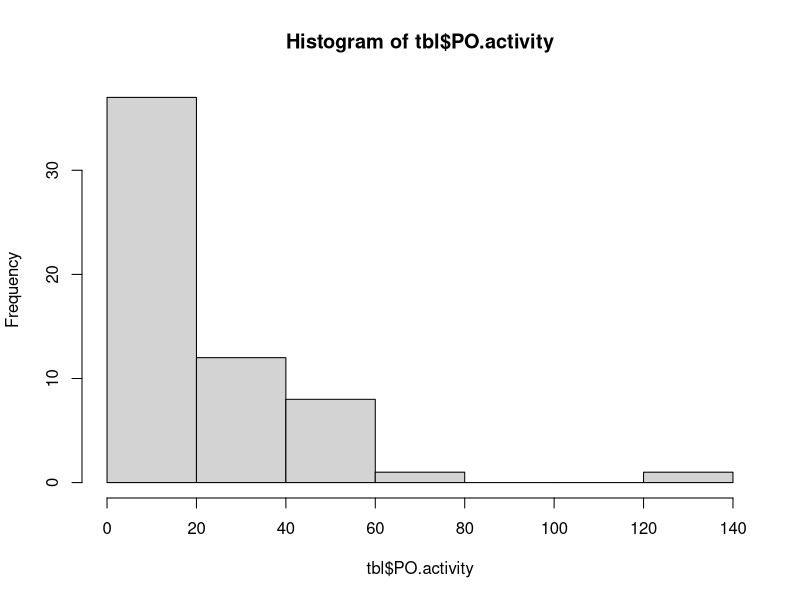
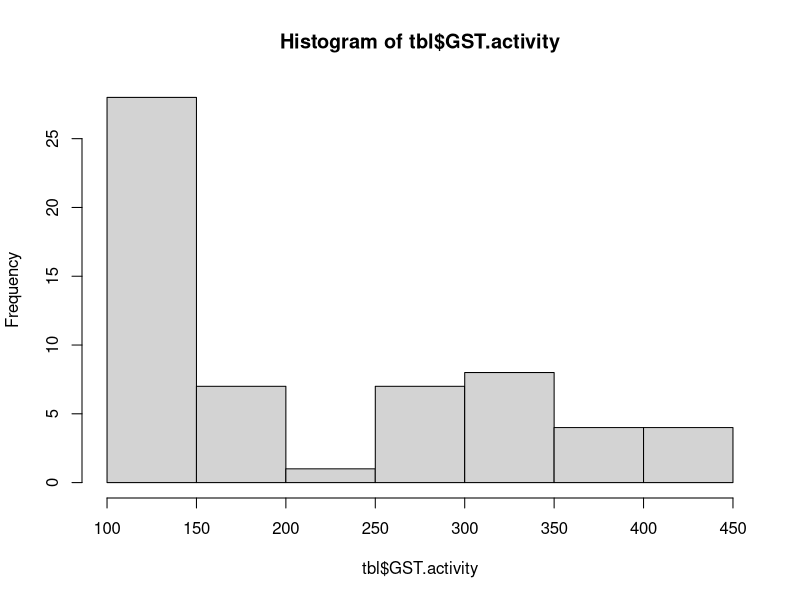
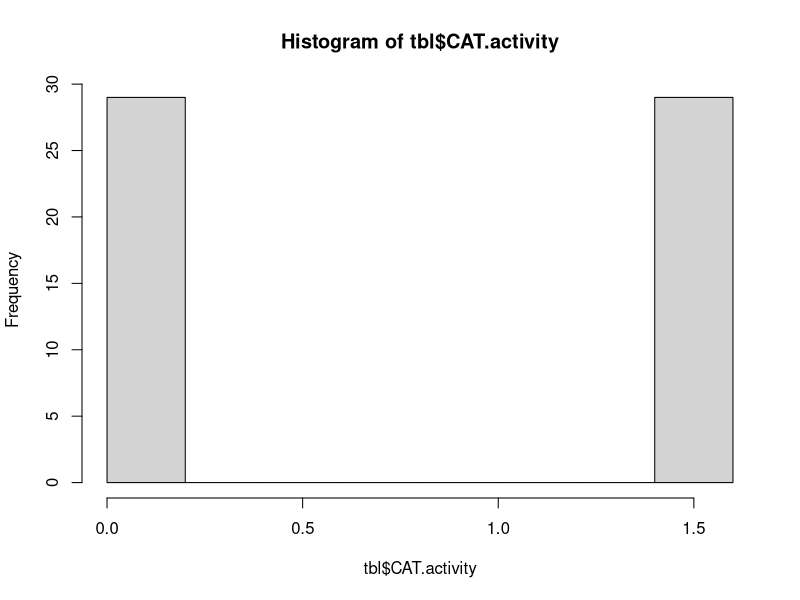
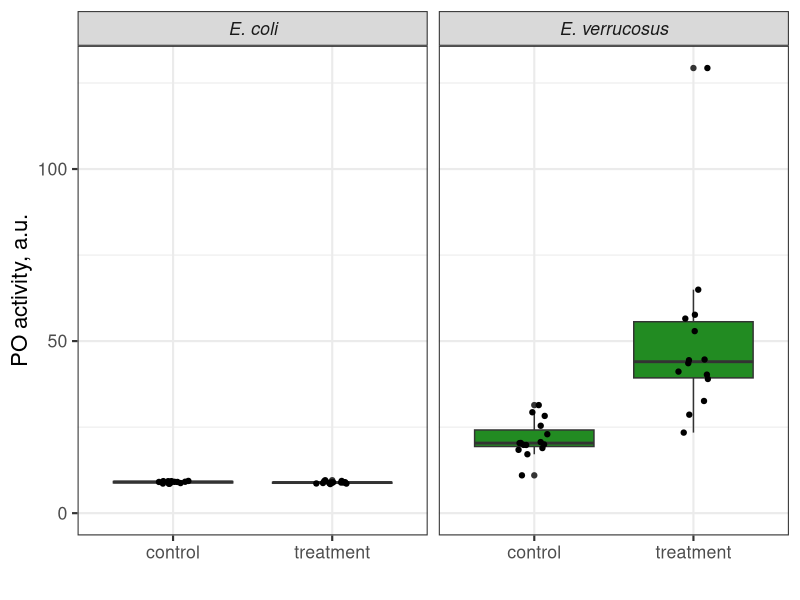
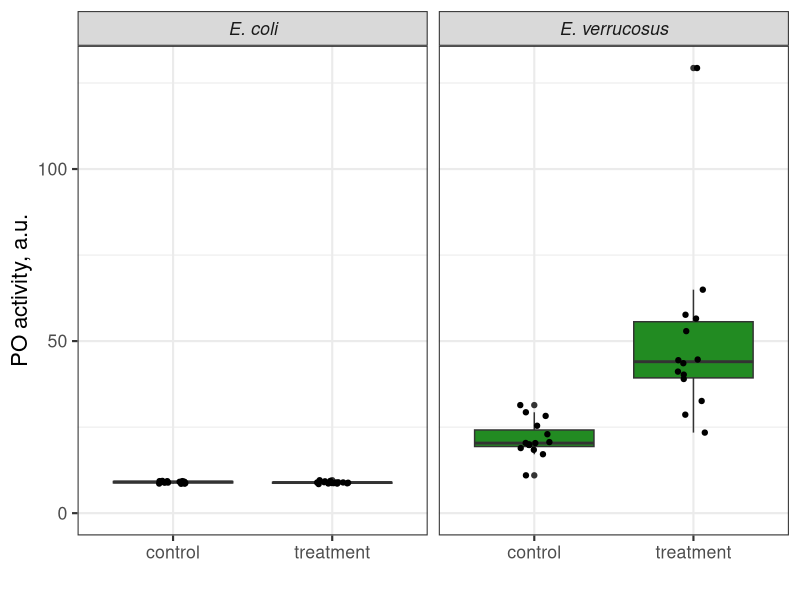

Recreate these plots in R, in order.
setwd ("C:\\Users\\User\\Desktop\\VosprIssled") # Установка рабочей директории

# Загрузка необходимых пакетов:
if (!("openxlsx" %in% installed.packages())) install.packages("openxlsx")
library (openxlsx)
if (!("ggplot2" %in% installed.packages())) install.packages("ggplot2")
library (ggplot2)
if (!("ggpubr" %in% installed.packages())) install.packages("ggpubr")
library(ggpubr)
if (!("scales" %in% installed.packages())) install.packages("scales")
library(scales)

tbl <- read.xlsx("Test_table_2.xlsx", sheet = 2) # Прочтение таблицы с данными

str(tbl) # Проверка прочитанной таблицы
hist(tbl$PO.activity)
hist(tbl$GST.activity)
hist(tbl$CAT.activity)

# Построение графиков:

plot.PO <- ggplot(data=tbl, aes(x=Group, y=PO.activity, fill=Species)) +
  expand_limits(y=0) +
  geom_boxplot(show.legend = FALSE) +
  facet_wrap(~Species) +
  ylab("PO activity, a.u.") +
  xlab("") +
  theme_bw(base_size = 16) +
  theme(strip.text = element_text(face="italic")) +
  scale_fill_manual(values=c("#D2AA6D", "forestgreen")) +
  geom_jitter (width = 0.1, show.legend = FALSE)
plot.PO # Отрисовка получившегося графика
ggsave("PO_with_stats.png", device=png, width=20, height=12, units="cm") # Сохранение полученного графика в рабочей директории
